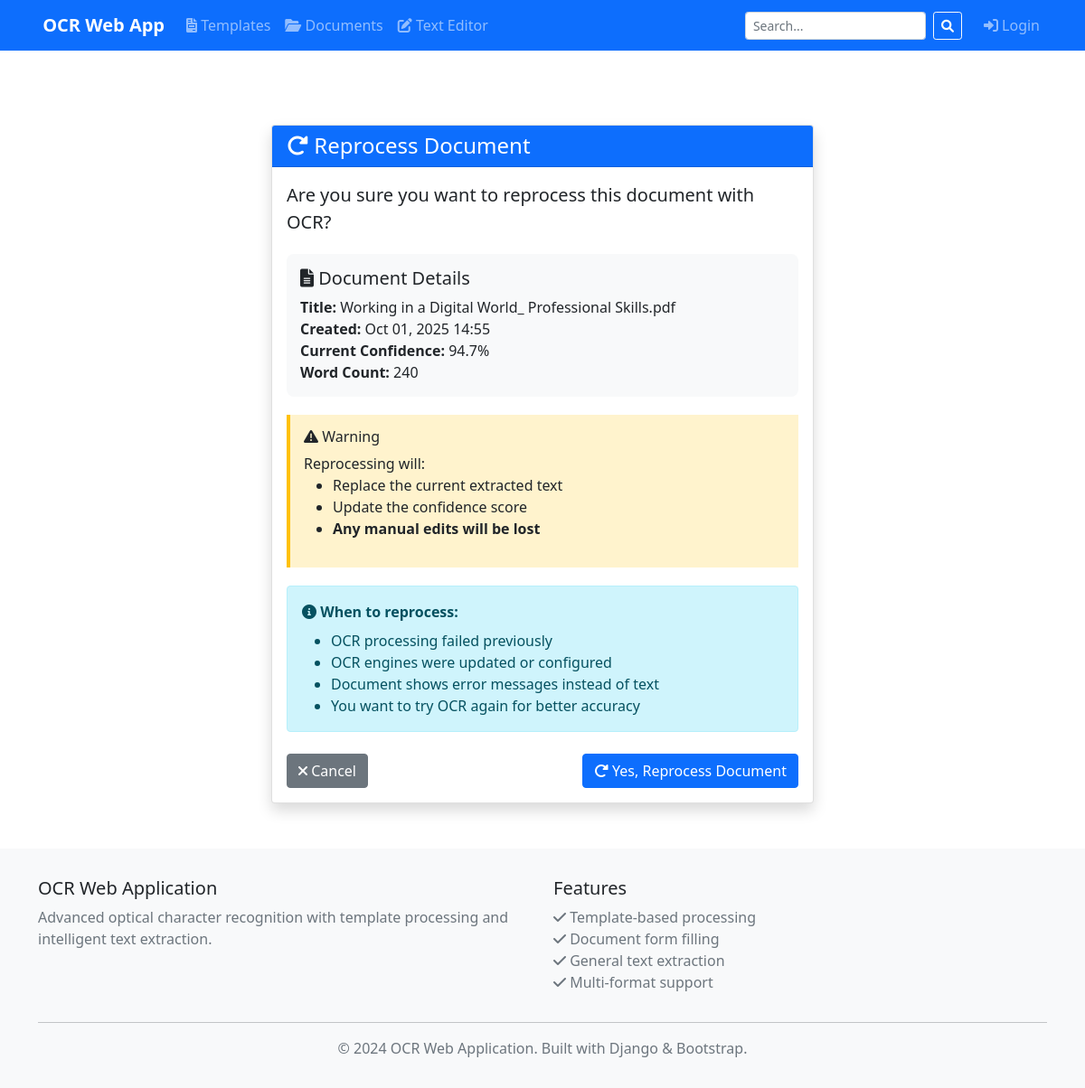
The page /editor/reprocess/5/ on the database its author committed.
### editor/models.py (models this page shows, shortened)
class TextDocument(models.Model):
    PROCESSING_STATUS_CHOICES = [
        ('pending', 'Pending'),
        ('processing', 'Processing'),
        ('completed', 'Completed'),
        ('failed', 'Failed'),
    ]
    title = models.CharField(max_length=200)
    original_file = models.FileField(upload_to='uploads/editor/', blank=True, null=True)
    extracted_text = models.TextField(blank=True)
    confidence_score = models.FloatField(default=0.0)
    processing_status = models.CharField(
        max_length=20,
        choices=PROCESSING_STATUS_CHOICES,
        default='pending'
    )
    created_at = models.DateTimeField(default=timezone.now)
    updated_at = models.DateTimeField(auto_now=True)
    class Meta:
        ordering = ['-created_at']
        verbose_name = 'Text Document'
        verbose_name_plural = 'Text Documents'
    @property
    def word_count(self):
        return len(self.extracted_text.split()) if self.extracted_text else 0

### editor/views.py (the view, shortened to what this page needs)
# urls.py: path('reprocess/<int:document_id>/', views.reprocess_text_document, name='reprocess_text_document'),
def reprocess_text_document(request, document_id):
    document = get_object_or_404(TextDocument, id=document_id)
    context = {
        'document': document,
    }
    return render(request, 'editor/reprocess_confirm.html', context)

### templates/editor/reprocess_confirm.html (shortened to what this page needs)
{% extends 'base/base.html' %}
{% load static %}
{% block content %}
<div class="container">
    <div class="confirm-card">
        <div class="card shadow">
            <div class="card-header bg-primary text-white">
                <h4 class="mb-0">
                    <i class="fas fa-redo-alt"></i>
                    Reprocess Document
                </h4>
            </div>
            <div class="card-body">
                <p class="lead">
                    Are you sure you want to reprocess this document with OCR?
                </p>
                <div class="document-info">
                    <h5><i class="fas fa-file-alt"></i> Document Details</h5>
                    <ul class="list-unstyled mb-0">
                        <li><strong>Title:</strong> {{ document.title }}</li>
                        <li><strong>Created:</strong> {{ document.created_at|date:"M d, Y H:i" }}</li>
                        <li><strong>Current Confidence:</strong> {{ document.confidence_score|floatformat:1 }}%</li>
                        <li><strong>Word Count:</strong> {{ document.word_count }}</li>
                    </ul>
                </div>
                <div class="warning-box">
                    <h6><i class="fas fa-exclamation-triangle"></i> Warning</h6>
                    <p class="mb-0">
                        Reprocessing will:
                    </p>
                    <ul>
                        <li>Replace the current extracted text</li>
                        <li>Update the confidence score</li>
                        <li><strong>Any manual edits will be lost</strong></li>
                    </ul>
                </div>
                <div class="alert alert-info">
                    <i class="fas fa-info-circle"></i>
                    <strong>When to reprocess:</strong>
                    <ul class="mb-0 mt-2">
                        <li>OCR processing failed previously</li>
                        <li>OCR engines were updated or configured</li>
                        <li>Document shows error messages instead of text</li>
                        <li>You want to try OCR again for better accuracy</li>
                    </ul>
                </div>
                <form method="post" class="mt-4">
                    <div class="d-flex justify-content-between">
                        <a href="{% url 'editor:text_document_list' %}" class="btn btn-secondary">
                            <i class="fas fa-times"></i>
                            Cancel
                        </a>
                        <button type="submit" class="btn btn-primary">
                            <i class="fas fa-redo-alt"></i>
                            Yes, Reprocess Document
                        </button>
                    </div>
                </form>
            </div>
        </div>
    </div>
</div>
{% endblock %}

### templates/editor/reprocess_confirm.html (style rules this page uses)
.confirm-card { max-width: 600px; margin: 50px auto; }
.document-info { background-color: #f8f9fa; padding: 15px; border-radius: 8px; margin: 20px 0; }
.warning-box { background-color: #fff3cd; border-left: 4px solid #ffc107; padding: 15px; margin: 20px 0; }

### rows shown on the page
TextDocument: title "Working in a Digital World_ Professional Skills.pdf", created_at "Oct 01, 2025 14:55", confidence_score "94.7", word_count "240"
